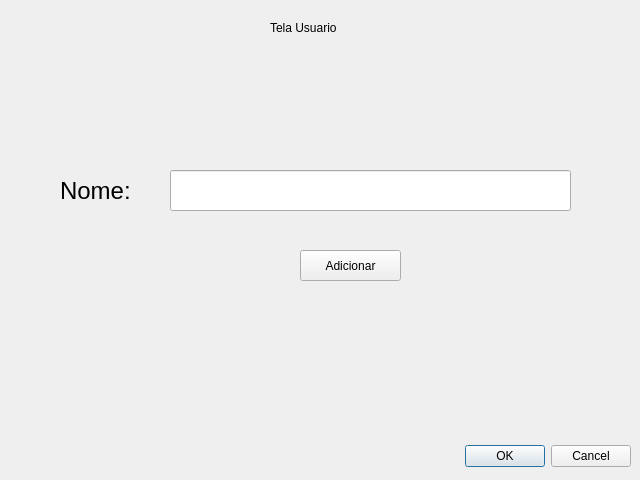
<?xml version="1.0" encoding="UTF-8"?>
<ui version="4.0">
 <class>TelaUsuario</class>
 <widget class="QDialog" name="TelaUsuario">
  <property name="geometry">
   <rect>
    <x>0</x>
    <y>0</y>
    <width>640</width>
    <height>480</height>
   </rect>
  </property>
  <property name="windowTitle">
   <string>Dialog</string>
  </property>
  <widget class="QDialogButtonBox" name="buttonBox">
   <property name="geometry">
    <rect>
     <x>10</x>
     <y>440</y>
     <width>621</width>
     <height>32</height>
    </rect>
   </property>
   <property name="orientation">
    <enum>Qt::Horizontal</enum>
   </property>
   <property name="standardButtons">
    <set>QDialogButtonBox::Cancel|QDialogButtonBox::Ok</set>
   </property>
  </widget>
  <widget class="QLabel" name="tituloTelaUsuario">
   <property name="geometry">
    <rect>
     <x>270</x>
     <y>20</y>
     <width>81</width>
     <height>16</height>
    </rect>
   </property>
   <property name="text">
    <string>Tela Usuario</string>
   </property>
  </widget>
  <widget class="QLineEdit" name="inputNome">
   <property name="geometry">
    <rect>
     <x>170</x>
     <y>170</y>
     <width>401</width>
     <height>41</height>
    </rect>
   </property>
   <property name="font">
    <font>
     <family>Sawasdee</family>
     <pointsize>18</pointsize>
    </font>
   </property>
  </widget>
  <widget class="QLabel" name="labelNome">
   <property name="geometry">
    <rect>
     <x>60</x>
     <y>170</y>
     <width>101</width>
     <height>41</height>
    </rect>
   </property>
   <property name="font">
    <font>
     <pointsize>18</pointsize>
    </font>
   </property>
   <property name="text">
    <string>Nome:</string>
   </property>
  </widget>
  <widget class="QPushButton" name="addUser">
   <property name="geometry">
    <rect>
     <x>300</x>
     <y>250</y>
     <width>101</width>
     <height>31</height>
    </rect>
   </property>
   <property name="text">
    <string>Adicionar</string>
   </property>
  </widget>
 </widget>
 <resources/>
 <connections>
  <connection>
   <sender>buttonBox</sender>
   <signal>accepted()</signal>
   <receiver>TelaUsuario</receiver>
   <slot>accept()</slot>
   <hints>
    <hint type="sourcelabel">
     <x>248</x>
     <y>254</y>
    </hint>
    <hint type="destinationlabel">
     <x>157</x>
     <y>274</y>
    </hint>
   </hints>
  </connection>
  <connection>
   <sender>buttonBox</sender>
   <signal>rejected()</signal>
   <receiver>TelaUsuario</receiver>
   <slot>reject()</slot>
   <hints>
    <hint type="sourcelabel">
     <x>316</x>
     <y>260</y>
    </hint>
    <hint type="destinationlabel">
     <x>286</x>
     <y>274</y>
    </hint>
   </hints>
  </connection>
  <connection>
   <sender>inputNome</sender>
   <signal>textEdited(QString)</signal>
   <receiver>inputNome</receiver>
   <slot>setText(QString)</slot>
   <hints>
    <hint type="sourcelabel">
     <x>196</x>
     <y>185</y>
    </hint>
    <hint type="destinationlabel">
     <x>196</x>
     <y>185</y>
    </hint>
   </hints>
  </connection>
 </connections>
</ui>
